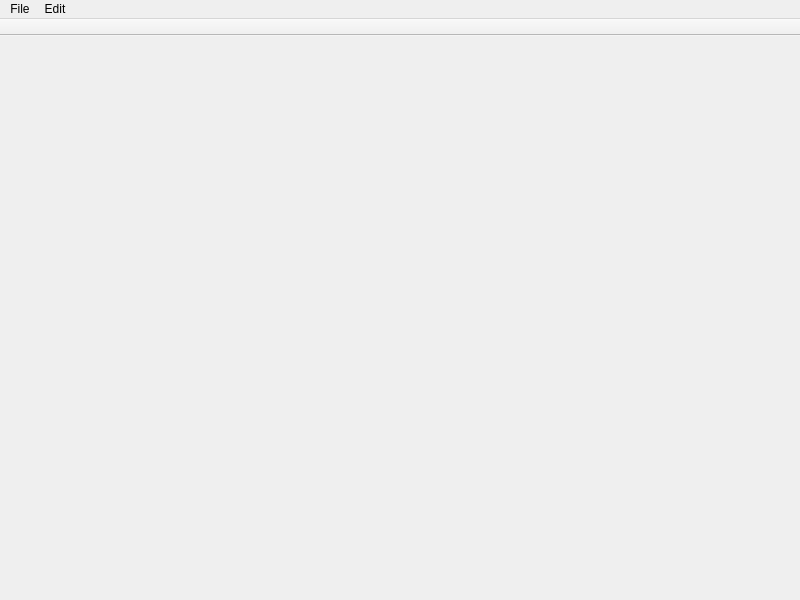
<?xml version="1.0" encoding="UTF-8"?>
<ui version="4.0">
 <class>MainWindow</class>
 <widget class="QMainWindow" name="MainWindow">
  <property name="geometry">
   <rect>
    <x>0</x>
    <y>0</y>
    <width>800</width>
    <height>600</height>
   </rect>
  </property>
  <property name="windowTitle">
   <string>MainWindow</string>
  </property>
  <property name="dockNestingEnabled">
   <bool>true</bool>
  </property>
  <widget class="QWidget" name="centralwidget">
   <layout class="QGridLayout" name="gridLayout"/>
  </widget>
  <widget class="QMenuBar" name="menubar">
   <property name="geometry">
    <rect>
     <x>0</x>
     <y>0</y>
     <width>800</width>
     <height>22</height>
    </rect>
   </property>
   <widget class="QMenu" name="menuFile">
    <property name="title">
     <string>File</string>
    </property>
    <addaction name="actionNew"/>
    <addaction name="actionOpen"/>
    <addaction name="actionSaveAs"/>
   </widget>
   <widget class="QMenu" name="menuEdit">
    <property name="title">
     <string>Edit</string>
    </property>
   </widget>
   <addaction name="menuFile"/>
   <addaction name="menuEdit"/>
  </widget>
  <widget class="QToolBar" name="toolBar">
   <property name="windowTitle">
    <string>toolBar</string>
   </property>
   <property name="movable">
    <bool>false</bool>
   </property>
   <property name="floatable">
    <bool>false</bool>
   </property>
   <attribute name="toolBarArea">
    <enum>TopToolBarArea</enum>
   </attribute>
   <attribute name="toolBarBreak">
    <bool>false</bool>
   </attribute>
  </widget>
  <action name="actionNew">
   <property name="text">
    <string>New</string>
   </property>
  </action>
  <action name="actionOpen">
   <property name="text">
    <string>Open</string>
   </property>
  </action>
  <action name="actionSaveAs">
   <property name="text">
    <string>Save As</string>
   </property>
  </action>
 </widget>
 <resources/>
 <connections/>
</ui>
